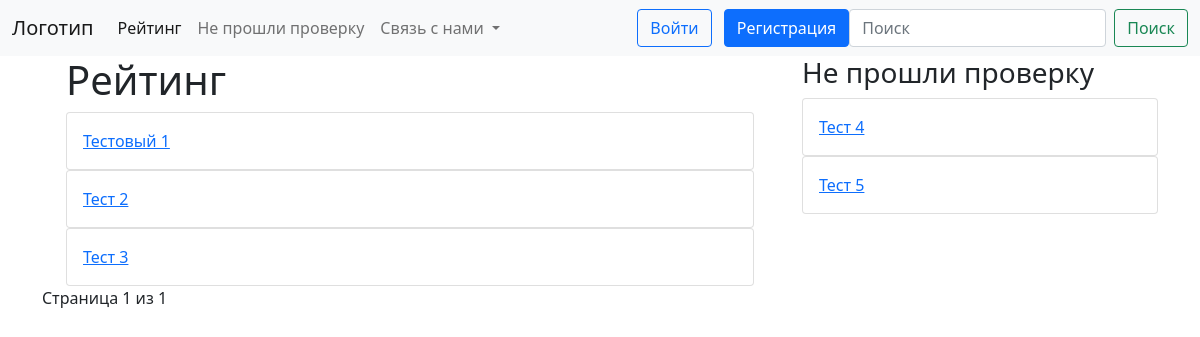
Before: /rating with the older database file.
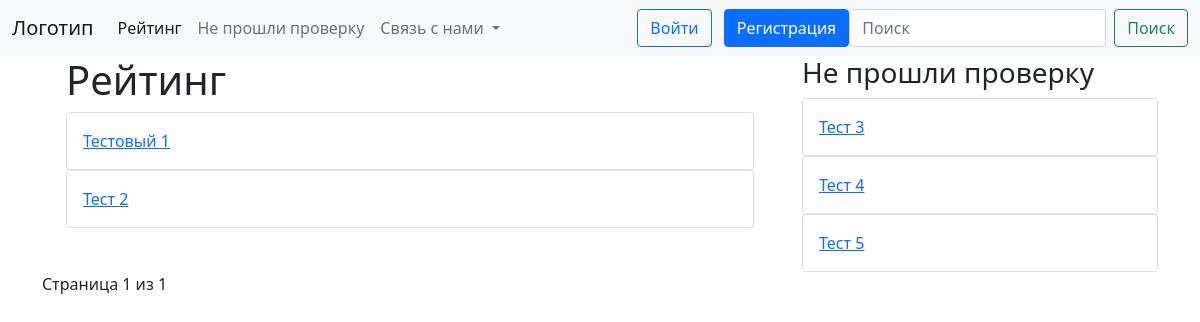
After: the same page with the newer database file.
### Home/models.py (models this page shows, shortened)
class rating(models.Model):
    name = models.CharField('Название канала', max_length=120)
    photo = models.ImageField(null=True, blank=True, upload_to="images/")
    url = models.URLField('Ссылка на канал')
    text = models.TextField('Текст', null=True, blank=True)
    content = models.TextField('Содержание', null=True, blank=True)
    date = models.DateField('Дата публикации', null=True, blank=True)
    rating = models.IntegerField('Рейтинг', null=True, blank=True)
    passed = models.BooleanField('Прошел ли проверку?')

### rating/views.py (the view)
# urls.py: path('rating', views.ratings, name='rating'),
def ratings(request):
    alla = rating.objects.all()
    rat = Paginator(rating.objects.all(), 8)
    page = request.GET.get('page')
    chanels = rat.get_page(page)
    return render(request, 'rating/rating.html',
                  {'chanels': chanels,
                   'chanel': alla})

### members/templates/rating/rating.html (shortened to what this page needs)
{% extends 'base.html' %}
{% block content %}
<div class="container">
    <div class="row">
    <div class="col-8">
<div class="container">
    <h1>Рейтинг</h1>
    {% for ratings in chanels %}
      {% if ratings.passed == True %}
        <div class="card">
            <div class="card-body">
                <a href="{% url 'page' ratings.id %}"> {{ ratings.name }} </a>
            </div>
        </div>
      {% endif %}
    {% endfor %}
</div>
    </div>
    <div class="col-4">
        <h3>Не прошли проверку</h3>
         {% for rating in chanel %}
              {% if rating.passed == False %}
                <div class="card">
                    <div class="card-body">
                        <a href="{% url 'page' rating.id %}"> {{ rating.name }} </a>
                    </div>
                </div>
              {% endif %}
            {% endfor %}
    </div>
    </div>
                Страница {{ chanels.number }} из {{ chanels.paginator.num_pages }}
</div>
{% endblock %}

Changed rows visible on the page:
changed rating "Тест 3": moves from the list under "Рейтинг" to the list under "Не прошли проверку"
